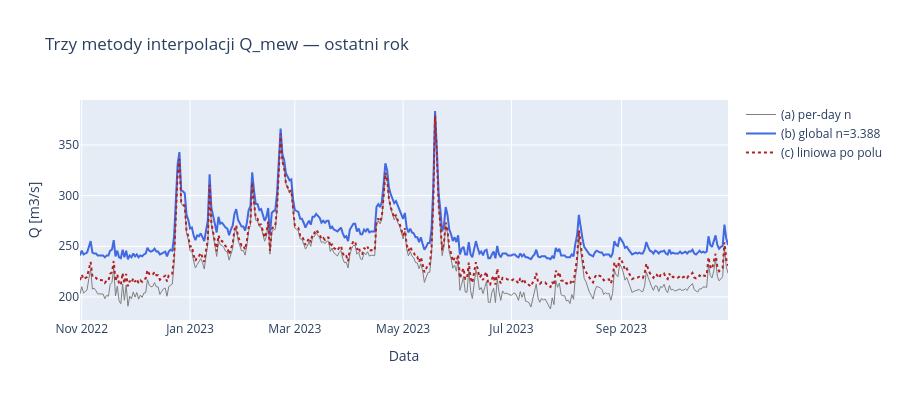

The code cell stored with this chart in its notebook:
### Code cell
# Porownanie trzech metod interpolacji Q -> MEW
df_cmp = df_mew[['date', 'Q_up', 'Q_down']].copy()

# (a) per-day n — to co bylo wyzej
df_cmp['Q_mew_daily_n'] = df_mew['Q_mew']

# (b) jeden globalny n z dlugoterminowych srednich
n_global = np.log(df_mew['Q_down'].mean() / df_mew['Q_up'].mean()) / np.log(A_DOWN / A_UP)
df_cmp['Q_mew_global_n'] = df_mew['Q_up'] * (A_TARGET / A_UP) ** n_global

# (c) liniowa interpolacja po polu
df_cmp['Q_mew_linear'] = (df_mew['Q_up']
    + (df_mew['Q_down'] - df_mew['Q_up']) * (A_TARGET - A_UP) / (A_DOWN - A_UP))

print(f'Globalny wykladnik n = {n_global:.4f}')
print()
print('Statystyki trzech metod [m3/s]:')
print(df_cmp[['Q_mew_daily_n', 'Q_mew_global_n', 'Q_mew_linear']].describe().round(2))
print()
print('Korelacja miedzy metodami:')
print(df_cmp[['Q_mew_daily_n', 'Q_mew_global_n', 'Q_mew_linear']].corr().round(4))

# Wykres roznic dla ostatniego roku
last_y = df_cmp[df_cmp['date'] >= df_cmp['date'].max() - pd.Timedelta(days=365)]
fig = go.Figure()
fig.add_trace(go.Scatter(x=last_y['date'], y=last_y['Q_mew_daily_n'],
    mode='lines', name='(a) per-day n', line=dict(color='gray', width=1)))
fig.add_trace(go.Scatter(x=last_y['date'], y=last_y['Q_mew_global_n'],
    mode='lines', name=f'(b) global n={n_global:.3f}', line=dict(color='royalblue', width=2)))
fig.add_trace(go.Scatter(x=last_y['date'], y=last_y['Q_mew_linear'],
    mode='lines', name='(c) liniowa po polu', line=dict(color='firebrick', width=2, dash='dot')))
fig.update_layout(
    title='Trzy metody interpolacji Q_mew — ostatni rok',
    xaxis_title='Data', yaxis_title='Q [m3/s]',
    height=400, hovermode='x unified',
)
fig.show()

print()
print('Dla dalszych obliczen uzywamy metody (a) — taka sama jak w arkuszu WPE_2.xlsm.')
print('Jesli zlewnie sa **silnie rozne** (np. dolny dwa razy wiekszy niz gorny), metoda (a)')
print('jest matematycznie najbardziej elastyczna. Dla naszego przypadku roznice sa minimalne.')

### Figure 1 — Plotly figure (JSON) as saved in the notebook; plotly's stock layout.template omitted (floating-point values rounded to 4 significant figures; data arrays with more than 128 entries replaced by an {"elided": "..."} marker saying what was removed)
{"data": [{"line": {"color": "gray", "width": 1}, "mode": "lines", "name": "(a) per-day n", "type": "scatter", "x": {"elided": "366 str values"}, "y": {"elided": "366 float values"}}, {"line": {"color": "royalblue", "width": 2}, "mode": "lines", "name": "(b) global n=3.388", "type": "scatter", "x": {"elided": "366 str values"}, "y": {"elided": "366 float values"}}, {"line": {"color": "firebrick", "dash": "dot", "width": 2}, "mode": "lines", "name": "(c) liniowa po polu", "type": "scatter", "x": {"elided": "366 str values"}, "y": {"elided": "366 float values"}}], "layout": {"height": 400, "hovermode": "x unified", "title": {"text": "Trzy metody interpolacji Q_mew — ostatni rok"}, "xaxis": {"title": {"text": "Data"}}, "yaxis": {"title": {"text": "Q [m3/s]"}}}}
